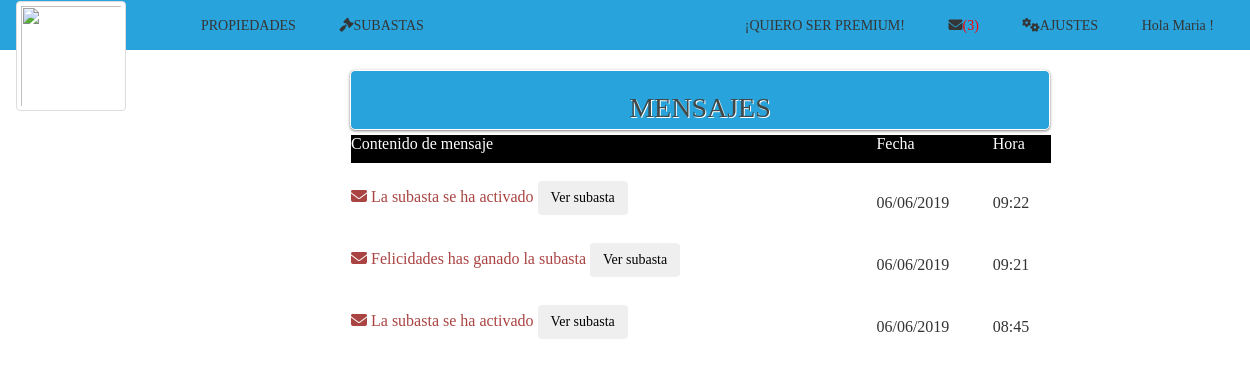
The app's page /mensajes.php (signed in) with its own data.
### tables this page shows
CREATE TABLE `mensaje` (
  `idMensaje` int(11) NOT NULL,
  `idSubasta` int(11) DEFAULT NULL,
  `contenido` varchar(255) NOT NULL,
  `leido` int(11) DEFAULT NULL,
  `fecha` datetime NOT NULL,
  `idDe` int(11) NOT NULL,
  `idPara` int(11) NOT NULL,
  `numero` int(11) NOT NULL
);

### mensajes.php (the view, shortened to what this page needs)
<html>
	<head>
<?php
		include("cabecera.php");
?>
<?php
$con=conectar();
 $id=($_SESSION['id']);
$var_consulta= "SELECT * FROM mensaje WHERE idPara=$id ORDER BY fecha DESC";
   $result = mysqli_query($con, $var_consulta);
   $num=mysqli_num_rows($result);
if ($num==0) {
  echo"<h4>NO HAY MENSAJES</h4>";
 }
else{
?>
	</head>
	<body>
		<div id="wrapper" style="margin-left: 350px;margin-top: 0px;">
			<form name="formulario" class="login-form" style="width:700px;height:60px; background-color:#28a3db;">
				<div class="header" style="padding: 0px;">
					<h1> MENSAJES</h1>
				</div>
					 <table  style="width:700px;background-color:#fff;">
					 	<?php $primero = "Contenido de mensaje";
                              $segundo="Fecha";
                               $tercero="Hora";
                               $color = "#fff";
  ?>
 <tr style="background-color:#000;">
  <td><?php echo "<p><font color='".$color."'>".$primero."</font></p>";  ?> </td>
  <td ><?php echo "<p><font color='".$color."'>".$segundo."</font></p>";  ?></td>
  <td ><?php echo "<p><font color='".$color."'>".$tercero."</font></p>";  ?></td>
 </tr>
                    <?php
                    while ($row = mysqli_fetch_array($result)){
                    	$i="<i class='fas fa-envelope-open-text'></i>";
                           if (is_null($row['leido'])){
                               $i="<p class= text-danger><i class='fas fa-envelope'></i>";
                           }
                       ?>
                         <tr>
                             <td> <br><?php echo "$i $row[contenido]" ;
                             switch ($row['numero']) {
                                  case 1:
                                           echo "<a href='verSubasta.php?sub=".$row['idSubasta']."'> <button type='button' class='btn btn-succes'>Ver subasta</button> </a></br>";
                                            break;
                                  case 2:
                                            echo "<a href='verSubasta.php?sub=".$row['idSubasta']."'> <button type='button' class='btn btn-succes'>Ver subasta</button> </a></br>";
                                           break;
}
                             	?>
                         </td>
                              <td> <br><?php echo "".date('d/m/Y', strtotime($row['fecha'])).""; ?> </td>
                                <td> <br><?php echo "".date('H:i', strtotime($row['fecha'])).""; ?> </td>
                          </tr>
                     <?php
                       }
                    ?>
</table>
			</form>
			<?php } ?>
		</div>
	</body>
</html>

### css/estilos.css (style rules this page uses)
body { background-color:#ffffff ; font-family:'Bree Serif', serif; }
.login-form { width: 410px; margin: auto; position: relative; background: #f3f3f3; border: 1px solid #fff; border-radius: 5px; box-shadow: 0 1px 3px rgba(0,0,0,0.5); -moz-box-shadow: 0 1px 3px rgba(0,0,0,0.5); -webkit-box-shadow: 0 1px 3px rgba(0,0,0,0.5); }
#wrapper { width: 410px; height: 400px; margin: 70px auto; }
#wrapper h1 { text-align: center; }
.login-form .header { padding: 10px 30px 30px 30px; }
.login-form .header h1 { font-family: 'Bree Serif', serif; font-weight: 300; font-size: 28px; line-height:34px; color: #414848; text-shadow: 1px 1px 0 rgba(256,256,256,1.0); margin-bottom: 10px; }
.login-form a { color: black; }

### records on screen
mensaje: contenido "La subasta se ha activado", fecha "06/06/2019", fecha "09:22"
mensaje: contenido "Felicidades has ganado la subasta", fecha "06/06/2019", fecha "09:21"
mensaje: contenido "La subasta se ha activado", fecha "06/06/2019", fecha "08:45"

### other values on screen
$numero "(3)"
$_SESSION[nombre] "Maria"
$primero "Contenido de mensaje"
$segundo "Fecha"
$tercero "Hora"
